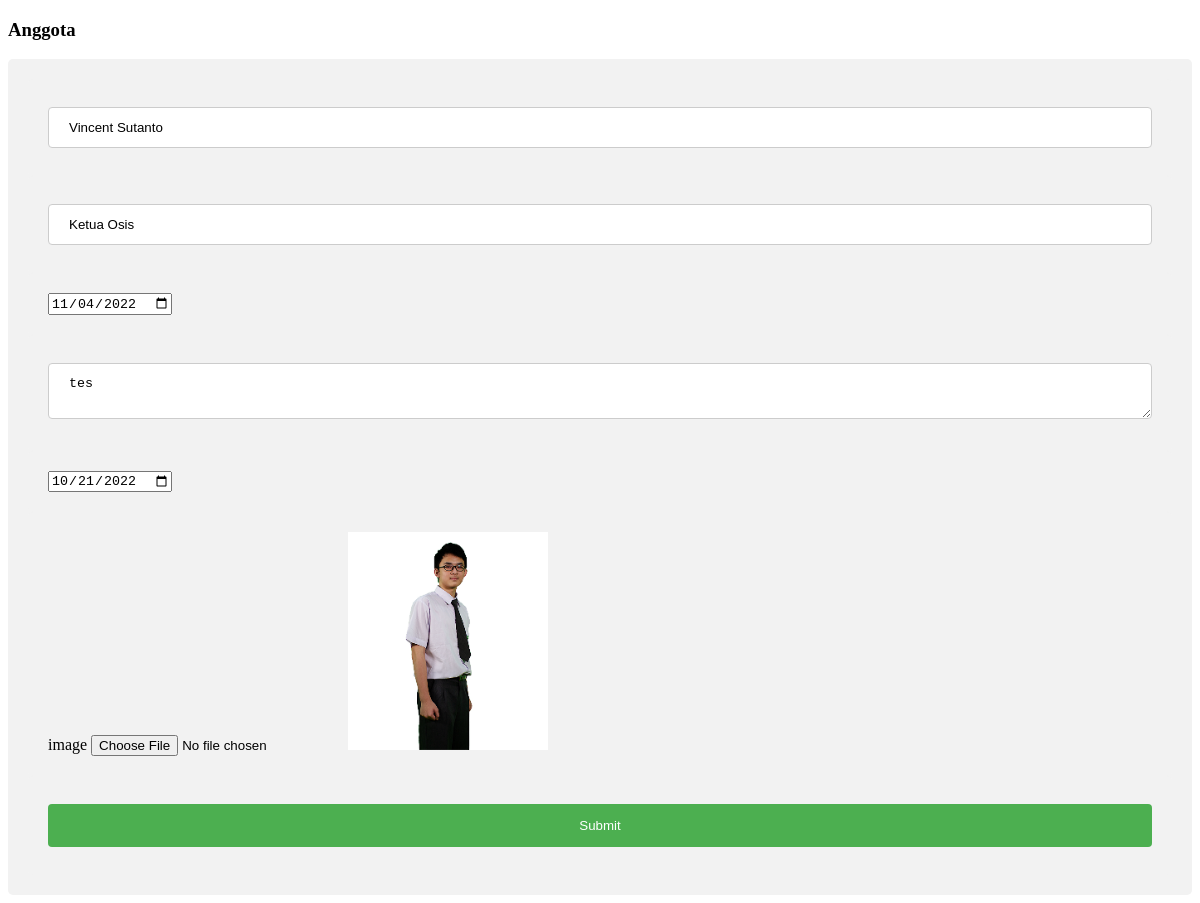
Page /bersamabangunosis/admin/editmembers.php?id=1 (signed in) on the committed database.
### tables this page shows
CREATE TABLE `anggota` (
  `id` int(11) NOT NULL,
  `name` varchar(30) NOT NULL,
  `divisi` varchar(30) NOT NULL,
  `dob` date NOT NULL,
  `words` varchar(100) NOT NULL,
  `akhirjabatan` date DEFAULT NULL,
  `image` varchar(100) NOT NULL
);

### bersamabangunosis/admin/functions.php (called while the page is built, shortened)
<?php
$conn = mysqli_connect("localhost","root","","oska");
function query($query){
    global $conn;
    $result = mysqli_query($conn,$query);
    $rows=[];
    while ($row= mysqli_fetch_assoc($result)){
        $rows[]=$row;
    }
    return $rows;
}
?>

### bersamabangunosis/admin/editmembers.php (the view, shortened to what this page needs)
<?php
    require 'functions.php';
    $id=$_GET["id"];
    $datas= query("SELECT * FROM anggota WHERE id =$id")[0];
?>
<!doctype html>
<html lang="en">
  <head>
  </head>
  <body>
    <h3>Anggota</h3>
               <form id="program" action="" method="post" enctype="multipart/form-data">
               <div>
                  <div>
                      <input type="text" name="name" id="name" placeholder="Nama" autocomplete="on" value="<?= $datas["name"]; ?>">
                  </div>
                  <div>
                      <input type="text" name="divisi" id="divisi" placeholder="Divisi" autocomplete="on" value="<?= $datas["divisi"]; ?>">
                  </div>
                  <div>
                      <input type="date" name="dob" id="dob" placeholder="Tanggal Lahir" autocomplete="on" value="<?= $datas["dob"]; ?>">
                  </div>
                  <div>
                      <textarea name="words" type="text" class="form-control" id="words" placeholder="Words From Member"><?= $datas["words"]; ?></textarea>
                  </div>
                  <div>
                      <input type="date" name="akhir" id="akhir" placeholder="Tanggal Akhir Jabatan" autocomplete="on" value="<?= $datas["akhirjabatan"]; ?>">
                  </div>
                  <div>
                      <label for="image">image</label>
                      <input type=file oninput="pic.src=window.URL.createObjectURL(this.files[0])" name="image" class="form-control @error('image') is-invalid @enderror"/>
                      <img id="pic"src="images/<?= $datas["image"]; ?>" style="width:200px;height:auto;"/>
                  </div>
                  <div>
                      <input type="submit" name="submit" />
                  </div>
                </div>
              </form>
  </body>
</html>

### bersamabangunosis/admin/editmembers.php (style rules this page uses)
input[type=text], textarea, date { width: 100%; padding: 12px 20px; margin: 8px 0; display: inline-block; border: 1px solid #ccc; border-radius: 4px; box-sizing: border-box; }
input[type=submit] { width: 100%; background-color: #4CAF50; color: white; padding: 14px 20px; margin: 8px 0; border: none; border-radius: 4px; cursor: pointer; }
div { border-radius: 5px; background-color: #f2f2f2; padding: 20px; }

### rows in the picture
anggota: name "Vincent Sutanto", divisi "Ketua Osis", dob "11/04/2022", words "tes", akhir "10/21/2022", image (picture)
